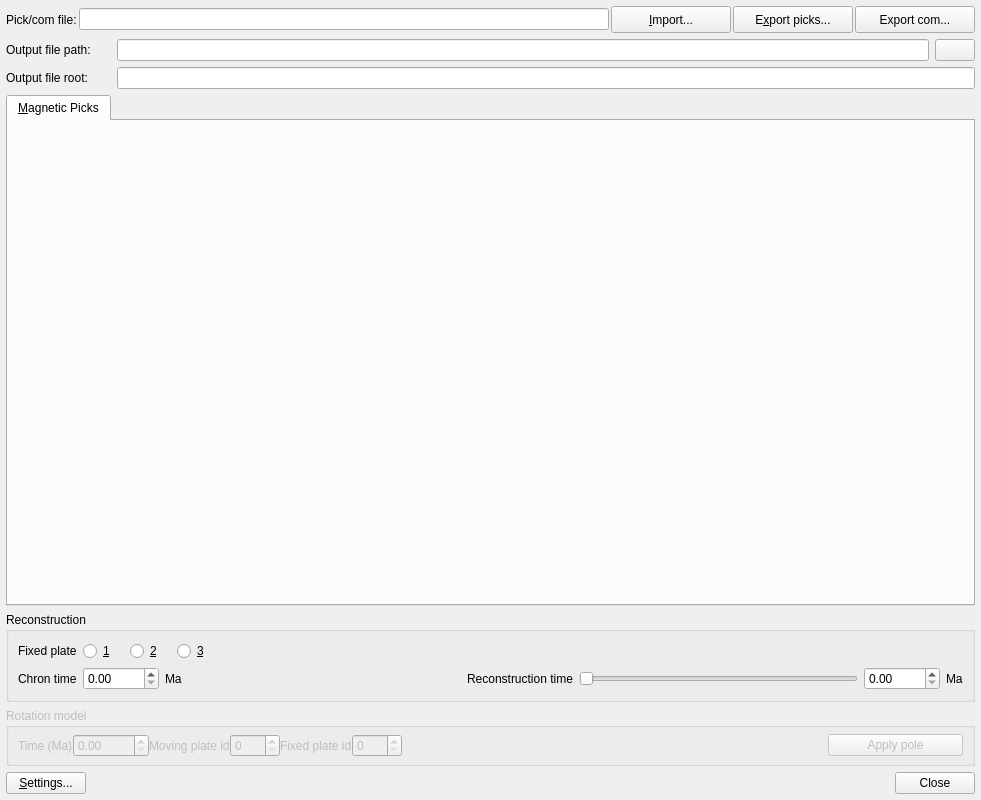
<?xml version="1.0" encoding="UTF-8"?>
<ui version="4.0">
 <class>HellingerDialog</class>
 <widget class="QDialog" name="HellingerDialog">
  <property name="geometry">
   <rect>
    <x>0</x>
    <y>0</y>
    <width>981</width>
    <height>800</height>
   </rect>
  </property>
  <property name="sizePolicy">
   <sizepolicy hsizetype="MinimumExpanding" vsizetype="MinimumExpanding">
    <horstretch>0</horstretch>
    <verstretch>0</verstretch>
   </sizepolicy>
  </property>
  <property name="minimumSize">
   <size>
    <width>900</width>
    <height>670</height>
   </size>
  </property>
  <property name="maximumSize">
   <size>
    <width>1100</width>
    <height>900</height>
   </size>
  </property>
  <property name="windowTitle">
   <string>Hellinger Fitting Tool</string>
  </property>
  <layout class="QGridLayout" name="gridLayout">
   <property name="leftMargin">
    <number>6</number>
   </property>
   <property name="topMargin">
    <number>6</number>
   </property>
   <property name="rightMargin">
    <number>6</number>
   </property>
   <property name="bottomMargin">
    <number>6</number>
   </property>
   <property name="spacing">
    <number>6</number>
   </property>
   <item row="5" column="0" colspan="4">
    <widget class="QGroupBox" name="groupbox_rotation">
     <property name="enabled">
      <bool>false</bool>
     </property>
     <property name="maximumSize">
      <size>
       <width>1000</width>
       <height>16777215</height>
      </size>
     </property>
     <property name="title">
      <string>Rotation model</string>
     </property>
     <layout class="QGridLayout" name="gridLayout_3">
      <property name="topMargin">
       <number>6</number>
      </property>
      <property name="bottomMargin">
       <number>6</number>
      </property>
      <property name="verticalSpacing">
       <number>2</number>
      </property>
      <item row="0" column="0">
       <layout class="QHBoxLayout" name="horizontalLayout_12">
        <item>
         <widget class="QLabel" name="label_18">
          <property name="text">
           <string>Time (Ma)</string>
          </property>
         </widget>
        </item>
        <item>
         <widget class="QDoubleSpinBox" name="spin_box_model_time">
          <property name="minimumSize">
           <size>
            <width>76</width>
            <height>0</height>
           </size>
          </property>
         </widget>
        </item>
        <item>
         <widget class="QLabel" name="label_16">
          <property name="text">
           <string>Moving plate id</string>
          </property>
         </widget>
        </item>
        <item>
         <widget class="QSpinBox" name="spinbox_moving_plate">
          <property name="minimumSize">
           <size>
            <width>50</width>
            <height>0</height>
           </size>
          </property>
         </widget>
        </item>
        <item>
         <widget class="QLabel" name="label_17">
          <property name="text">
           <string>Fixed plate id</string>
          </property>
         </widget>
        </item>
        <item>
         <widget class="QSpinBox" name="spinbox_fixed_plate">
          <property name="minimumSize">
           <size>
            <width>50</width>
            <height>0</height>
           </size>
          </property>
         </widget>
        </item>
       </layout>
      </item>
      <item row="0" column="2">
       <widget class="QPushButton" name="button_apply_pole">
        <property name="minimumSize">
         <size>
          <width>135</width>
          <height>0</height>
         </size>
        </property>
        <property name="maximumSize">
         <size>
          <width>100</width>
          <height>16777215</height>
         </size>
        </property>
        <property name="text">
         <string>Apply pole</string>
        </property>
       </widget>
      </item>
      <item row="0" column="1">
       <spacer name="horizontalSpacer">
        <property name="orientation">
         <enum>Qt::Horizontal</enum>
        </property>
        <property name="sizeHint" stdset="0">
         <size>
          <width>177</width>
          <height>20</height>
         </size>
        </property>
       </spacer>
      </item>
     </layout>
    </widget>
   </item>
   <item row="1" column="3">
    <widget class="QPushButton" name="button_output_path">
     <property name="sizePolicy">
      <sizepolicy hsizetype="Fixed" vsizetype="Fixed">
       <horstretch>0</horstretch>
       <verstretch>0</verstretch>
      </sizepolicy>
     </property>
     <property name="text">
      <string/>
     </property>
     <property name="icon">
      <iconset resource="../qt-resources/qt_widgets.qrc">
       <normaloff>:/gnome_folder_16.png</normaloff>:/gnome_folder_16.png</iconset>
     </property>
    </widget>
   </item>
   <item row="3" column="0" colspan="4">
    <widget class="QTabWidget" name="tab_widget">
     <property name="currentIndex">
      <number>0</number>
     </property>
     <widget class="QWidget" name="tab_picks">
      <attribute name="title">
       <string>&amp;Magnetic Picks</string>
      </attribute>
     </widget>
    </widget>
   </item>
   <item row="1" column="0">
    <widget class="QLabel" name="label">
     <property name="sizePolicy">
      <sizepolicy hsizetype="Fixed" vsizetype="Preferred">
       <horstretch>0</horstretch>
       <verstretch>0</verstretch>
      </sizepolicy>
     </property>
     <property name="minimumSize">
      <size>
       <width>105</width>
       <height>0</height>
      </size>
     </property>
     <property name="text">
      <string>Output file path:</string>
     </property>
    </widget>
   </item>
   <item row="2" column="1" colspan="3">
    <widget class="QLineEdit" name="line_edit_output_file_root"/>
   </item>
   <item row="0" column="0" colspan="4">
    <layout class="QHBoxLayout" name="horizontalLayout_6">
     <property name="spacing">
      <number>2</number>
     </property>
     <item>
      <widget class="QLabel" name="label_10">
       <property name="text">
        <string>Pick/com file:</string>
       </property>
      </widget>
     </item>
     <item>
      <widget class="QLineEdit" name="line_import_file">
       <property name="readOnly">
        <bool>true</bool>
       </property>
      </widget>
     </item>
     <item>
      <widget class="QPushButton" name="button_import_file">
       <property name="minimumSize">
        <size>
         <width>120</width>
         <height>27</height>
        </size>
       </property>
       <property name="toolTip">
        <string>Import a .pick or .com file</string>
       </property>
       <property name="text">
        <string>&amp;Import...</string>
       </property>
       <property name="autoDefault">
        <bool>false</bool>
       </property>
       <property name="default">
        <bool>false</bool>
       </property>
      </widget>
     </item>
     <item>
      <widget class="QPushButton" name="button_export_pick_file">
       <property name="minimumSize">
        <size>
         <width>120</width>
         <height>27</height>
        </size>
       </property>
       <property name="toolTip">
        <string>Export pick data to pick file</string>
       </property>
       <property name="text">
        <string>E&amp;xport picks...</string>
       </property>
       <property name="autoDefault">
        <bool>false</bool>
       </property>
      </widget>
     </item>
     <item>
      <widget class="QPushButton" name="button_export_com_file">
       <property name="minimumSize">
        <size>
         <width>120</width>
         <height>27</height>
        </size>
       </property>
       <property name="toolTip">
        <string>Export data to com file</string>
       </property>
       <property name="text">
        <string>Export com...</string>
       </property>
       <property name="autoDefault">
        <bool>false</bool>
       </property>
      </widget>
     </item>
    </layout>
   </item>
   <item row="4" column="0" colspan="4">
    <widget class="QGroupBox" name="groupbox_recon">
     <property name="maximumSize">
      <size>
       <width>1000</width>
       <height>16777215</height>
      </size>
     </property>
     <property name="title">
      <string>Reconstruction</string>
     </property>
     <layout class="QGridLayout" name="gridLayout_2">
      <item row="0" column="0">
       <layout class="QHBoxLayout" name="horizontalLayout_3">
        <item>
         <widget class="QLabel" name="label_5">
          <property name="text">
           <string>Fixed plate</string>
          </property>
         </widget>
        </item>
        <item>
         <layout class="QHBoxLayout" name="horizontalLayout">
          <property name="spacing">
           <number>15</number>
          </property>
          <item>
           <widget class="QRadioButton" name="radio_button_fixed_1">
            <property name="text">
             <string>&amp;1</string>
            </property>
            <attribute name="buttonGroup">
             <string notr="true">button_group_fixed_plate</string>
            </attribute>
           </widget>
          </item>
          <item>
           <widget class="QRadioButton" name="radio_button_fixed_2">
            <property name="text">
             <string>&amp;2</string>
            </property>
            <attribute name="buttonGroup">
             <string notr="true">button_group_fixed_plate</string>
            </attribute>
           </widget>
          </item>
          <item>
           <widget class="QRadioButton" name="radio_button_fixed_3">
            <property name="text">
             <string>&amp;3</string>
            </property>
            <attribute name="buttonGroup">
             <string notr="true">button_group_fixed_plate</string>
            </attribute>
           </widget>
          </item>
         </layout>
        </item>
        <item>
         <spacer name="horizontalSpacer_3">
          <property name="orientation">
           <enum>Qt::Horizontal</enum>
          </property>
          <property name="sizeHint" stdset="0">
           <size>
            <width>40</width>
            <height>20</height>
           </size>
          </property>
         </spacer>
        </item>
       </layout>
      </item>
      <item row="1" column="0">
       <layout class="QHBoxLayout" name="horizontalLayout_2">
        <item>
         <widget class="QLabel" name="label_6">
          <property name="text">
           <string>Chron time</string>
          </property>
         </widget>
        </item>
        <item>
         <widget class="QDoubleSpinBox" name="spinbox_chron">
          <property name="minimumSize">
           <size>
            <width>76</width>
            <height>0</height>
           </size>
          </property>
          <property name="toolTip">
           <string>The chron time of the anomaly</string>
          </property>
          <property name="suffix">
           <string/>
          </property>
          <property name="maximum">
           <double>1000.000000000000000</double>
          </property>
         </widget>
        </item>
        <item>
         <widget class="QLabel" name="label_3">
          <property name="text">
           <string>Ma</string>
          </property>
         </widget>
        </item>
        <item>
         <spacer name="horizontalSpacer_4">
          <property name="orientation">
           <enum>Qt::Horizontal</enum>
          </property>
          <property name="sizeHint" stdset="0">
           <size>
            <width>223</width>
            <height>20</height>
           </size>
          </property>
         </spacer>
        </item>
        <item>
         <widget class="QLabel" name="label_9">
          <property name="text">
           <string>Reconstruction time</string>
          </property>
         </widget>
        </item>
        <item>
         <widget class="QSlider" name="slider_recon_time">
          <property name="orientation">
           <enum>Qt::Horizontal</enum>
          </property>
         </widget>
        </item>
        <item>
         <widget class="QDoubleSpinBox" name="spinbox_recon_time">
          <property name="minimumSize">
           <size>
            <width>76</width>
            <height>0</height>
           </size>
          </property>
          <property name="maximum">
           <double>1000.000000000000000</double>
          </property>
         </widget>
        </item>
        <item>
         <widget class="QLabel" name="label_4">
          <property name="text">
           <string>Ma</string>
          </property>
         </widget>
        </item>
       </layout>
      </item>
     </layout>
    </widget>
   </item>
   <item row="6" column="0" colspan="4">
    <layout class="QHBoxLayout" name="horizontalLayout_16">
     <item>
      <widget class="QPushButton" name="button_settings">
       <property name="text">
        <string>&amp;Settings...</string>
       </property>
       <property name="autoDefault">
        <bool>false</bool>
       </property>
      </widget>
     </item>
     <item>
      <spacer name="horizontalSpacer_2">
       <property name="orientation">
        <enum>Qt::Horizontal</enum>
       </property>
       <property name="sizeHint" stdset="0">
        <size>
         <width>40</width>
         <height>20</height>
        </size>
       </property>
      </spacer>
     </item>
     <item>
      <widget class="QDialogButtonBox" name="button_close">
       <property name="sizePolicy">
        <sizepolicy hsizetype="Preferred" vsizetype="Fixed">
         <horstretch>0</horstretch>
         <verstretch>0</verstretch>
        </sizepolicy>
       </property>
       <property name="orientation">
        <enum>Qt::Horizontal</enum>
       </property>
       <property name="standardButtons">
        <set>QDialogButtonBox::Close</set>
       </property>
      </widget>
     </item>
    </layout>
   </item>
   <item row="2" column="0">
    <widget class="QLabel" name="label_2">
     <property name="sizePolicy">
      <sizepolicy hsizetype="Fixed" vsizetype="Preferred">
       <horstretch>0</horstretch>
       <verstretch>0</verstretch>
      </sizepolicy>
     </property>
     <property name="minimumSize">
      <size>
       <width>105</width>
       <height>0</height>
      </size>
     </property>
     <property name="text">
      <string>Output file root:</string>
     </property>
    </widget>
   </item>
   <item row="1" column="1" colspan="2">
    <widget class="QLineEdit" name="line_edit_output_path"/>
   </item>
  </layout>
 </widget>
 <tabstops>
  <tabstop>line_import_file</tabstop>
  <tabstop>button_import_file</tabstop>
  <tabstop>button_export_pick_file</tabstop>
  <tabstop>button_export_com_file</tabstop>
  <tabstop>line_edit_output_path</tabstop>
  <tabstop>button_output_path</tabstop>
  <tabstop>tab_widget</tabstop>
  <tabstop>spinbox_chron</tabstop>
  <tabstop>slider_recon_time</tabstop>
  <tabstop>spinbox_recon_time</tabstop>
  <tabstop>spin_box_model_time</tabstop>
  <tabstop>spinbox_moving_plate</tabstop>
  <tabstop>spinbox_fixed_plate</tabstop>
  <tabstop>button_apply_pole</tabstop>
  <tabstop>button_settings</tabstop>
 </tabstops>
 <resources>
  <include location="../qt-resources/qt_widgets.qrc"/>
 </resources>
 <connections>
  <connection>
   <sender>button_close</sender>
   <signal>accepted()</signal>
   <receiver>HellingerDialog</receiver>
   <slot>accept()</slot>
   <hints>
    <hint type="sourcelabel">
     <x>785</x>
     <y>640</y>
    </hint>
    <hint type="destinationlabel">
     <x>157</x>
     <y>274</y>
    </hint>
   </hints>
  </connection>
  <connection>
   <sender>button_close</sender>
   <signal>rejected()</signal>
   <receiver>HellingerDialog</receiver>
   <slot>reject()</slot>
   <hints>
    <hint type="sourcelabel">
     <x>785</x>
     <y>640</y>
    </hint>
    <hint type="destinationlabel">
     <x>286</x>
     <y>274</y>
    </hint>
   </hints>
  </connection>
 </connections>
 <buttongroups>
  <buttongroup name="button_group_fixed_plate"/>
 </buttongroups>
</ui>
